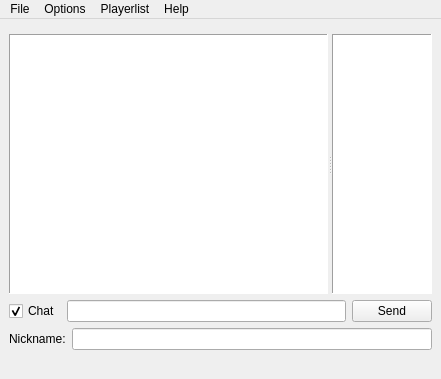
<?xml version="1.0" encoding="UTF-8"?>
<ui version="4.0">
 <class>RconWindow</class>
 <widget class="QMainWindow" name="RconWindow">
  <property name="geometry">
   <rect>
    <x>0</x>
    <y>0</y>
    <width>441</width>
    <height>379</height>
   </rect>
  </property>
  <property name="minimumSize">
   <size>
    <width>289</width>
    <height>379</height>
   </size>
  </property>
  <property name="maximumSize">
   <size>
    <width>16777215</width>
    <height>16777215</height>
   </size>
  </property>
  <property name="windowTitle">
   <string>QZrcon Utility Console</string>
  </property>
  <property name="layoutDirection">
   <enum>Qt::LeftToRight</enum>
  </property>
  <property name="autoFillBackground">
   <bool>false</bool>
  </property>
  <widget class="QWidget" name="centralwidget">
   <layout class="QVBoxLayout" name="verticalLayout">
    <item>
     <widget class="QTextEdit" name="tmplog">
      <property name="enabled">
       <bool>true</bool>
      </property>
      <property name="sizePolicy">
       <sizepolicy hsizetype="Ignored" vsizetype="Ignored">
        <horstretch>0</horstretch>
        <verstretch>0</verstretch>
       </sizepolicy>
      </property>
      <property name="maximumSize">
       <size>
        <width>0</width>
        <height>0</height>
       </size>
      </property>
      <property name="lineWidth">
       <number>0</number>
      </property>
      <property name="verticalScrollBarPolicy">
       <enum>Qt::ScrollBarAlwaysOff</enum>
      </property>
      <property name="horizontalScrollBarPolicy">
       <enum>Qt::ScrollBarAlwaysOff</enum>
      </property>
      <property name="undoRedoEnabled">
       <bool>false</bool>
      </property>
      <property name="readOnly">
       <bool>true</bool>
      </property>
      <property name="cursorWidth">
       <number>0</number>
      </property>
     </widget>
    </item>
    <item>
     <widget class="QSplitter" name="splitter">
      <property name="sizePolicy">
       <sizepolicy hsizetype="Expanding" vsizetype="Expanding">
        <horstretch>0</horstretch>
        <verstretch>0</verstretch>
       </sizepolicy>
      </property>
      <property name="orientation">
       <enum>Qt::Horizontal</enum>
      </property>
      <widget class="QTextEdit" name="log">
       <property name="sizePolicy">
        <sizepolicy hsizetype="Preferred" vsizetype="Preferred">
         <horstretch>2</horstretch>
         <verstretch>0</verstretch>
        </sizepolicy>
       </property>
       <property name="minimumSize">
        <size>
         <width>150</width>
         <height>200</height>
        </size>
       </property>
       <property name="font">
        <font>
         <family>Courier</family>
         <pointsize>8</pointsize>
        </font>
       </property>
       <property name="frameShape">
        <enum>QFrame::Panel</enum>
       </property>
       <property name="frameShadow">
        <enum>QFrame::Sunken</enum>
       </property>
       <property name="lineWidth">
        <number>1</number>
       </property>
       <property name="midLineWidth">
        <number>0</number>
       </property>
       <property name="verticalScrollBarPolicy">
        <enum>Qt::ScrollBarAsNeeded</enum>
       </property>
       <property name="horizontalScrollBarPolicy">
        <enum>Qt::ScrollBarAlwaysOff</enum>
       </property>
       <property name="tabChangesFocus">
        <bool>true</bool>
       </property>
       <property name="undoRedoEnabled">
        <bool>true</bool>
       </property>
       <property name="lineWrapMode">
        <enum>QTextEdit::WidgetWidth</enum>
       </property>
       <property name="readOnly">
        <bool>true</bool>
       </property>
       <property name="tabStopWidth">
        <number>80</number>
       </property>
      </widget>
      <widget class="QListWidget" name="playerlist">
       <property name="sizePolicy">
        <sizepolicy hsizetype="Maximum" vsizetype="Expanding">
         <horstretch>50</horstretch>
         <verstretch>0</verstretch>
        </sizepolicy>
       </property>
       <property name="maximumSize">
        <size>
         <width>100</width>
         <height>16777215</height>
        </size>
       </property>
       <property name="frameShape">
        <enum>QFrame::Panel</enum>
       </property>
       <property name="editTriggers">
        <set>QAbstractItemView::DoubleClicked|QAbstractItemView::EditKeyPressed</set>
       </property>
      </widget>
     </widget>
    </item>
    <item>
     <layout class="QHBoxLayout" name="horizontalLayout">
      <item>
       <widget class="QCheckBox" name="checkChat">
        <property name="text">
         <string>Chat</string>
        </property>
        <property name="checked">
         <bool>true</bool>
        </property>
        <property name="autoRepeat">
         <bool>false</bool>
        </property>
       </widget>
      </item>
      <item>
       <widget class="QLineEdit" name="lineCommand"/>
      </item>
      <item>
       <widget class="QPushButton" name="buttonSend">
        <property name="text">
         <string>Send</string>
        </property>
       </widget>
      </item>
     </layout>
    </item>
    <item>
     <layout class="QHBoxLayout" name="horizontalLayout_2">
      <item>
       <widget class="QLabel" name="nickname">
        <property name="text">
         <string>Nickname:</string>
        </property>
       </widget>
      </item>
      <item>
       <widget class="QLineEdit" name="lineNickname"/>
      </item>
     </layout>
    </item>
    <item>
     <layout class="QHBoxLayout" name="horizontalLayout_3">
      <item>
       <widget class="QLabel" name="status">
        <property name="sizePolicy">
         <sizepolicy hsizetype="Preferred" vsizetype="Preferred">
          <horstretch>0</horstretch>
          <verstretch>0</verstretch>
         </sizepolicy>
        </property>
        <property name="font">
         <font>
          <family>Arial</family>
          <pointsize>8</pointsize>
          <weight>50</weight>
          <bold>false</bold>
         </font>
        </property>
        <property name="text">
         <string/>
        </property>
       </widget>
      </item>
      <item>
       <widget class="QLabel" name="colorednickname">
        <property name="maximumSize">
         <size>
          <width>150</width>
          <height>16777215</height>
         </size>
        </property>
        <property name="text">
         <string/>
        </property>
       </widget>
      </item>
     </layout>
    </item>
   </layout>
  </widget>
  <widget class="QMenuBar" name="menubar">
   <property name="geometry">
    <rect>
     <x>0</x>
     <y>0</y>
     <width>441</width>
     <height>25</height>
    </rect>
   </property>
   <widget class="QMenu" name="menuFile">
    <property name="title">
     <string>File</string>
    </property>
    <addaction name="actionReconnect"/>
    <addaction name="actionSave_log"/>
    <addaction name="actionSave_log_html"/>
    <addaction name="actionClean"/>
    <addaction name="actionQuit"/>
   </widget>
   <widget class="QMenu" name="menuHelp">
    <property name="title">
     <string>Help</string>
    </property>
    <addaction name="actionAbout"/>
   </widget>
   <widget class="QMenu" name="menuOptions">
    <property name="title">
     <string>Options</string>
    </property>
    <widget class="QMenu" name="menuLogs">
     <property name="title">
      <string>Logs</string>
     </property>
     <addaction name="actionAuto_save_logs"/>
     <addaction name="actionSave_in_HTML_Document"/>
     <addaction name="actionChoose_autosave_path"/>
    </widget>
    <widget class="QMenu" name="menuSounds">
     <property name="title">
      <string>Sounds</string>
     </property>
     <addaction name="actionPlay_chat_sound"/>
     <addaction name="actionImport_chat_sound"/>
    </widget>
    <widget class="QMenu" name="menuRcon">
     <property name="title">
      <string>Rcon</string>
     </property>
     <addaction name="actionEnable_color_tags"/>
     <addaction name="actionMove_cursor_to_end_on_message"/>
     <addaction name="actionRemove_log_messages"/>
     <addaction name="actionShow_message_time"/>
     <addaction name="actionRemove_server_log"/>
    </widget>
    <widget class="QMenu" name="menuStyle">
     <property name="title">
      <string>Style</string>
     </property>
     <addaction name="actionSet_Font"/>
    </widget>
    <action name=""/>
    <addaction name="menuRcon"/>
    <addaction name="menuLogs"/>
    <addaction name="menuSounds"/>
    <addaction name="menuStyle"/>
   </widget>
   <widget class="QMenu" name="menuActions">
    <property name="title">
     <string>Playerlist</string>
    </property>
    <addaction name="actionKick_player"/>
    <addaction name="actionBan_player"/>
    <addaction name="actionKick_with_reason"/>
    <addaction name="actionForce_spectate"/>
    <addaction name="actionMute_player"/>
    <addaction name="actionUnmute_player"/>
   </widget>
   <addaction name="menuFile"/>
   <addaction name="menuOptions"/>
   <addaction name="menuActions"/>
   <addaction name="menuHelp"/>
  </widget>
  <action name="actionQuit">
   <property name="text">
    <string>Quit</string>
   </property>
   <property name="toolTip">
    <string>Bye bye :)</string>
   </property>
  </action>
  <action name="actionClean">
   <property name="text">
    <string>Clean console</string>
   </property>
   <property name="toolTip">
    <string>Remove all text in console</string>
   </property>
   <property name="shortcut">
    <string>Ctrl+L</string>
   </property>
  </action>
  <action name="actionAbout">
   <property name="text">
    <string>About</string>
   </property>
   <property name="toolTip">
    <string>Click me!</string>
   </property>
   <property name="shortcut">
    <string>F1</string>
   </property>
  </action>
  <action name="actionRemove_log_messages">
   <property name="checkable">
    <bool>true</bool>
   </property>
   <property name="checked">
    <bool>true</bool>
   </property>
   <property name="text">
    <string>Remove rcon messages</string>
   </property>
   <property name="toolTip">
    <string>Messages like &quot;-&gt; command (RCON by ip:port)&quot;</string>
   </property>
  </action>
  <action name="actionEnable_color_tags">
   <property name="checkable">
    <bool>true</bool>
   </property>
   <property name="checked">
    <bool>true</bool>
   </property>
   <property name="text">
    <string>Enable color tags</string>
   </property>
   <property name="toolTip">
    <string>Example: cgText - red</string>
   </property>
  </action>
  <action name="actionShow_message_time">
   <property name="checkable">
    <bool>true</bool>
   </property>
   <property name="checked">
    <bool>true</bool>
   </property>
   <property name="text">
    <string>Show message time</string>
   </property>
   <property name="toolTip">
    <string>In format [HH:MM:SS] by clientside time</string>
   </property>
  </action>
  <action name="actionKick_player">
   <property name="text">
    <string>Kick player</string>
   </property>
   <property name="toolTip">
    <string>Kick him!</string>
   </property>
   <property name="shortcut">
    <string>Ctrl+Shift+K</string>
   </property>
  </action>
  <action name="actionForce_spectate">
   <property name="text">
    <string>Force spectate</string>
   </property>
   <property name="toolTip">
    <string>Move player to spectators</string>
   </property>
   <property name="shortcut">
    <string>Ctrl+Shift+S</string>
   </property>
  </action>
  <action name="actionKick_with_reason">
   <property name="text">
    <string>Kick (with reason)</string>
   </property>
   <property name="shortcut">
    <string>Ctrl+Shift+H</string>
   </property>
  </action>
  <action name="actionBan_player">
   <property name="text">
    <string>Ban player</string>
   </property>
   <property name="toolTip">
    <string>Move player to hell</string>
   </property>
   <property name="shortcut">
    <string>Ctrl+Shift+B</string>
   </property>
  </action>
  <action name="actionRemove_server_log">
   <property name="checkable">
    <bool>true</bool>
   </property>
   <property name="checked">
    <bool>true</bool>
   </property>
   <property name="text">
    <string>Remove server log</string>
   </property>
   <property name="toolTip">
    <string>Remove last server log messages recived by connect</string>
   </property>
  </action>
  <action name="actionMute_player">
   <property name="text">
    <string>Mute player</string>
   </property>
   <property name="toolTip">
    <string>Shut up!</string>
   </property>
   <property name="shortcut">
    <string>Ctrl+Shift+M</string>
   </property>
  </action>
  <action name="actionUnmute_player">
   <property name="text">
    <string>Unmute player</string>
   </property>
   <property name="toolTip">
    <string>Delete mute for current player</string>
   </property>
   <property name="shortcut">
    <string>Ctrl+Shift+N</string>
   </property>
  </action>
  <action name="actionSave_log">
   <property name="text">
    <string>Save log</string>
   </property>
   <property name="toolTip">
    <string>Save console text to .txt file</string>
   </property>
   <property name="shortcut">
    <string>Ctrl+S</string>
   </property>
  </action>
  <action name="actionSave_log_html">
   <property name="text">
    <string>Save log (as HTML)</string>
   </property>
   <property name="toolTip">
    <string>Save console text to .html document (using colors)</string>
   </property>
   <property name="shortcut">
    <string>Ctrl+D</string>
   </property>
  </action>
  <action name="actionPlay_chat_sound">
   <property name="checkable">
    <bool>true</bool>
   </property>
   <property name="checked">
    <bool>false</bool>
   </property>
   <property name="text">
    <string>Play chat sound</string>
   </property>
   <property name="toolTip">
    <string>Play dsradion.wad when message recived</string>
   </property>
  </action>
  <action name="actionImport_chat_sound">
   <property name="text">
    <string>Choose sound file</string>
   </property>
   <property name="toolTip">
    <string>Import chat sound from any path</string>
   </property>
  </action>
  <action name="actionReconnect">
   <property name="text">
    <string>Reconnect</string>
   </property>
   <property name="toolTip">
    <string>Do Reconnect!</string>
   </property>
   <property name="shortcut">
    <string>Ctrl+R</string>
   </property>
  </action>
  <action name="actionMove_cursor_to_end_on_message">
   <property name="checkable">
    <bool>true</bool>
   </property>
   <property name="checked">
    <bool>true</bool>
   </property>
   <property name="text">
    <string>Move cursor to end</string>
   </property>
   <property name="toolTip">
    <string>Move cursor to end if got new message</string>
   </property>
  </action>
  <action name="actionLogs">
   <property name="text">
    <string>Logs</string>
   </property>
  </action>
  <action name="actionAuto_save_logs">
   <property name="checkable">
    <bool>true</bool>
   </property>
   <property name="text">
    <string>Autosave logs</string>
   </property>
  </action>
  <action name="actionSave_in_HTML_Document">
   <property name="checkable">
    <bool>true</bool>
   </property>
   <property name="text">
    <string>Save in HTML Document</string>
   </property>
  </action>
  <action name="actionChoose_autosave_path">
   <property name="text">
    <string>Choose autosave path</string>
   </property>
  </action>
  <action name="actionNew_session">
   <property name="text">
    <string>New session</string>
   </property>
   <property name="toolTip">
    <string>Run new QZrcon session!</string>
   </property>
   <property name="shortcut">
    <string>Ctrl+N</string>
   </property>
  </action>
  <action name="actionSet_Font">
   <property name="text">
    <string>Set Font</string>
   </property>
   <property name="toolTip">
    <string>Set a custom font</string>
   </property>
  </action>
 </widget>
 <resources/>
 <connections/>
</ui>
